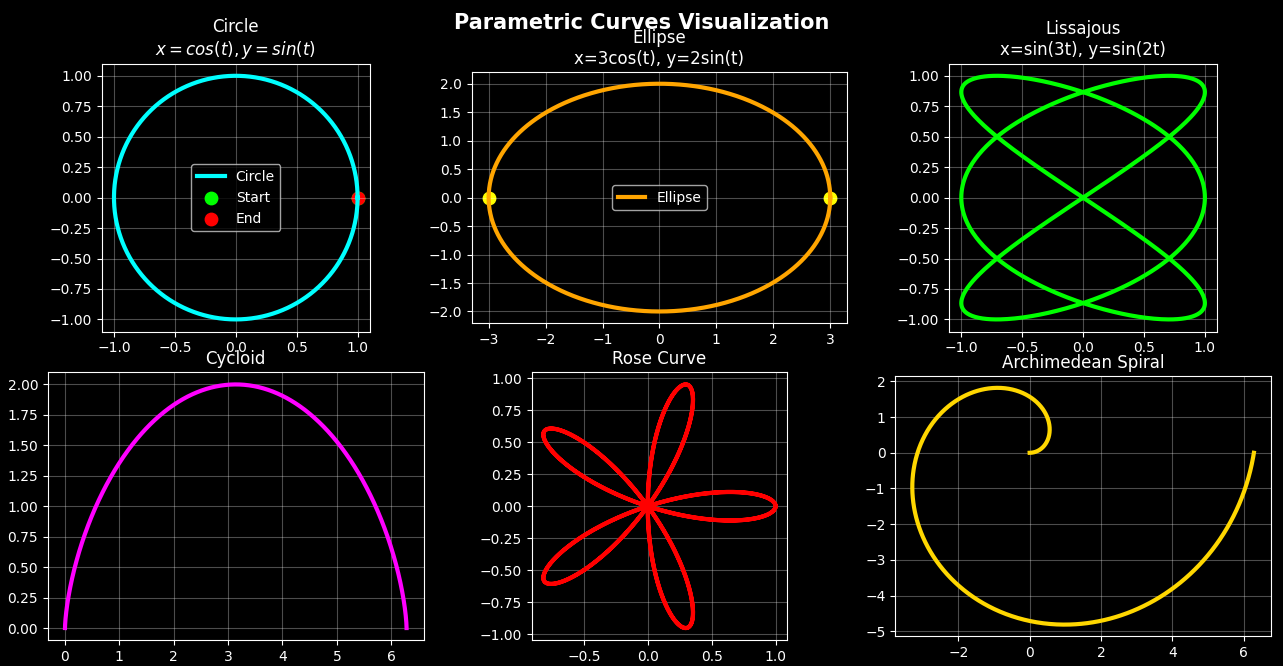

Write the Python code that produced this figure.
import numpy as np
import matplotlib.pyplot as plt

# Dark Theme
plt.style.use('dark_background')

# Parameter range
t = np.linspace(0, 2 * np.pi, 1000)

fig, axes = plt.subplots(2, 3, figsize=(16, 10))
fig.suptitle('Parametric Curves Visualization',
             fontsize=15, fontweight='bold')

# =========================
# Circle
# =========================
x_circle = np.cos(t)
y_circle = np.sin(t)

axes[0, 0].plot(x_circle, y_circle,
                color='cyan',
                linewidth=3,
                label='Circle')

axes[0, 0].scatter(x_circle[0], y_circle[0],
                   color='lime', s=80, label='Start')

axes[0, 0].scatter(x_circle[-1], y_circle[-1],
                   color='red', s=80, label='End')

axes[0, 0].set_title('Circle\n$x=cos(t), y=sin(t)$')
axes[0, 0].set_aspect('equal')
axes[0, 0].grid(True, alpha=0.3)
axes[0, 0].legend()

# =========================
# Ellipse
# =========================
a, b = 3, 2

x_ellipse = a*np.cos(t)
y_ellipse = b*np.sin(t)

axes[0, 1].plot(x_ellipse, y_ellipse,
                color='orange',
                linewidth=3,
                label='Ellipse')

axes[0, 1].scatter(a, 0, color='yellow', s=80)
axes[0, 1].scatter(-a, 0, color='yellow', s=80)

axes[0, 1].set_title(f'Ellipse\nx={a}cos(t), y={b}sin(t)')
axes[0, 1].set_aspect('equal')
axes[0, 1].grid(True, alpha=0.3)
axes[0, 1].legend()

# =========================
# Lissajous Curve
# =========================
x_liss = np.sin(3*t)
y_liss = np.sin(2*t)

axes[0, 2].plot(x_liss, y_liss,
                color='lime',
                linewidth=3)

axes[0, 2].set_title('Lissajous\nx=sin(3t), y=sin(2t)')
axes[0, 2].set_aspect('equal')
axes[0, 2].grid(True, alpha=0.3)

# =========================
# Cycloid
# =========================
r = 1

x_cycloid = r*(t - np.sin(t))
y_cycloid = r*(1 - np.cos(t))

axes[1, 0].plot(x_cycloid, y_cycloid,
                color='magenta',
                linewidth=3)

axes[1, 0].set_title('Cycloid')
axes[1, 0].grid(True, alpha=0.3)

# =========================
# Rose Curve
# =========================
k = 5

x_rose = np.cos(k*t) * np.cos(t)
y_rose = np.cos(k*t) * np.sin(t)

axes[1, 1].plot(x_rose, y_rose,
                color='red',
                linewidth=3)

axes[1, 1].set_title('Rose Curve')
axes[1, 1].set_aspect('equal')
axes[1, 1].grid(True, alpha=0.3)

# =========================
# Archimedean Spiral
# =========================
r_spiral = t

x_spiral = r_spiral*np.cos(t)
y_spiral = r_spiral*np.sin(t)

axes[1, 2].plot(x_spiral, y_spiral,
                color='gold',
                linewidth=3)

axes[1, 2].set_title('Archimedean Spiral')
axes[1, 2].set_aspect('equal')
axes[1, 2].grid(True, alpha=0.3)

plt.tight_layout()
plt.show()
